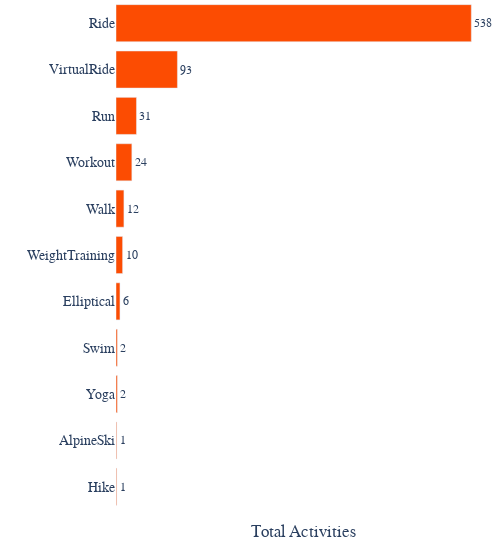

The notebook cell this image was saved under:
### Code cell
# Activity Breakdown by type
# Chart of all activities by type
breakdown_by_type = processed_data['type'].value_counts().sort_values(ascending=True)

fig = px.bar(breakdown_by_type, y=breakdown_by_type.index, x=breakdown_by_type.values, text_auto='', orientation='h') # Plotly Express
fig.update_traces(textfont_size=12, textangle=0, textposition="outside", cliponaxis=False)
fig.update_layout(
    yaxis_title="",
    xaxis_title="Total Activities",
    font=dict(
        family="Arial",
        size=14,
    ),
    plot_bgcolor='white',
    paper_bgcolor='#FFFFFF',
    margin_l=0,
    margin_r=10,
    margin_t=0,
    margin_b=50,
    width=500,
    uniformtext_minsize=8, 
    uniformtext_mode='hide',
    hovermode=False,

)
fig.update_traces(marker_color='#FC4C02')
                  
fig.update_yaxes(showticklabels=True)
fig.update_xaxes(showticklabels=False)
fig.show()

### Figure 1 — Plotly figure (JSON) as saved in the notebook; plotly's stock layout.template omitted (floating-point values rounded to 4 significant figures)
{"data": [{"alignmentgroup": "True", "cliponaxis": false, "hovertemplate": "x=%{x}<br>index=%{y}<extra></extra>", "legendgroup": "", "marker": {"color": "#FC4C02", "pattern": {"shape": ""}}, "name": "", "offsetgroup": "", "orientation": "h", "showlegend": false, "textangle": 0, "textfont": {"size": 12}, "textposition": "outside", "texttemplate": "%{x:}", "type": "bar", "x": [1, 1, 2, 2, 6, 10, 12, 24, 31, 93, 538], "xaxis": "x", "y": ["Hike", "AlpineSki", "Yoga", "Swim", "Elliptical", "WeightTraining", "Walk", "Workout", "Run", "VirtualRide", "Ride"], "yaxis": "y"}], "layout": {"barmode": "relative", "font": {"family": "Arial", "size": 14}, "hovermode": false, "legend": {"tracegroupgap": 0}, "margin": {"b": 50, "l": 0, "r": 10, "t": 0}, "paper_bgcolor": "#FFFFFF", "plot_bgcolor": "white", "uniformtext": {"minsize": 8, "mode": "hide"}, "width": 500, "xaxis": {"anchor": "y", "domain": [0, 1], "showticklabels": false, "title": {"text": "Total Activities"}}, "yaxis": {"anchor": "x", "domain": [0, 1], "showticklabels": true, "title": {"text": ""}}}}
